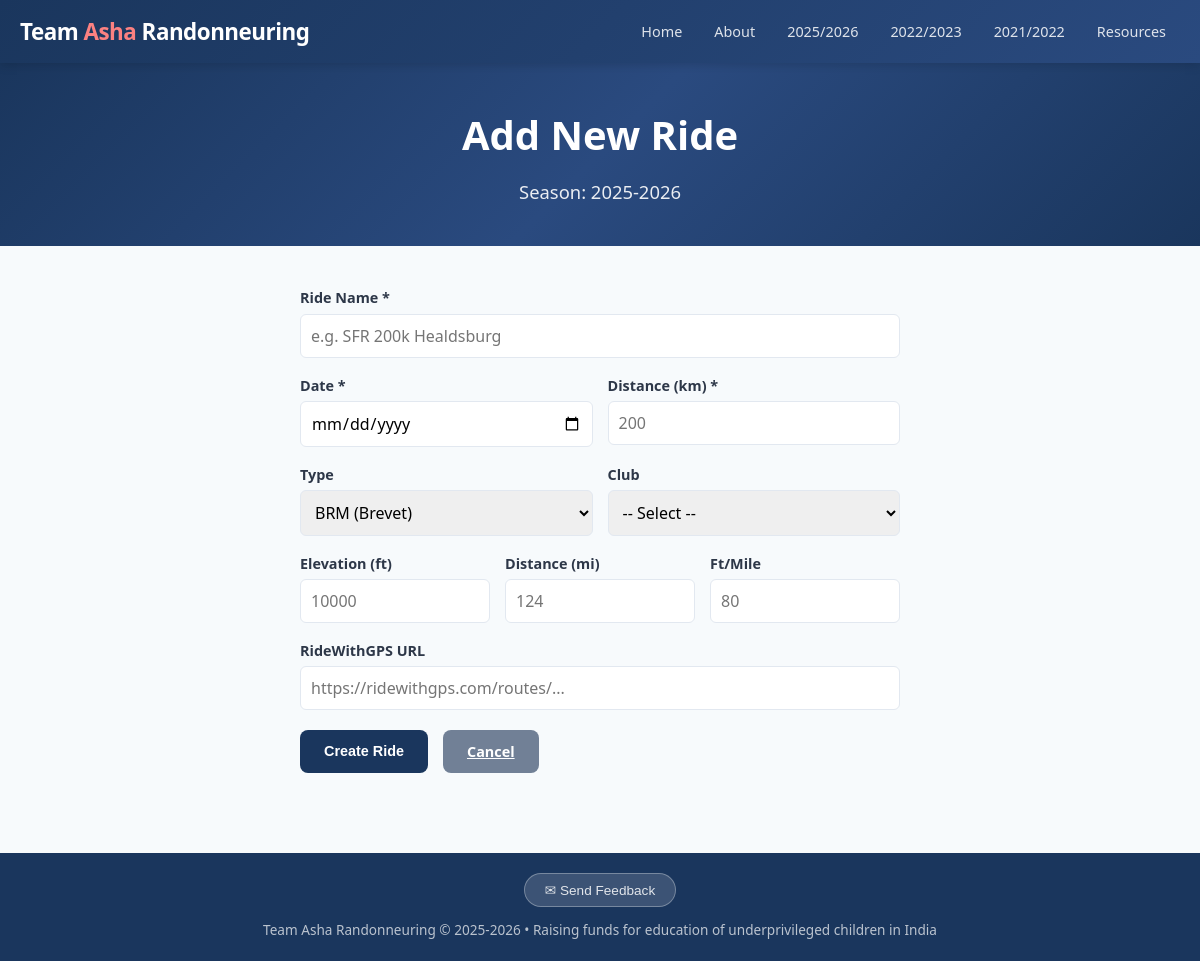
The app's page /admin/rides/new (signed in) with its own data.
### tables this page shows
CREATE TABLE season (
        id INTEGER PRIMARY KEY AUTOINCREMENT,
        name TEXT UNIQUE NOT NULL,
        start_date DATE,
        end_date DATE,
        is_current BOOLEAN DEFAULT 0
    );

### routes/admin.py (the view, shortened to what this page needs)
@admin_bp.route('/rides/new', methods=['GET', 'POST'])
@login_required
def add_ride():
    current = get_current_season()
    clubs = get_clubs()
    return render_template('admin/add_ride.html', season=current, clubs=clubs)

### app.py (called while the page is built)
def create_app():
    app = Flask(__name__)
    app.config.from_object(Config)
    db.init_app(app)
    from routes.main import main_bp
    from routes.riders import riders_bp
    from routes.signup import signup_bp
    from routes.admin import admin_bp
    app.register_blueprint(main_bp)
    app.register_blueprint(riders_bp)
    app.register_blueprint(signup_bp, url_prefix='/signup')
    app.register_blueprint(admin_bp, url_prefix='/admin')
    @app.template_filter('commafy')
    def commafy_filter(value):
        try:
            return f"{int(value):,}"
        except (ValueError, TypeError):
            return value
    @app.context_processor
    def inject_helpers():
        from models import get_all_seasons, get_current_season
        return dict(
            seasons=get_all_seasons(),
            current_season=get_current_season(),
        )
    return app

### auth.py (called while the page is built)
def login_required(f):
    @wraps(f)
    def decorated(*args, **kwargs):
        if not session.get('logged_in'):
            return redirect(url_for('admin.login', next=request.path))
        return f(*args, **kwargs)
    return decorated

### db.py (called while the page is built)
def get_db():
    if 'db' not in g:
        g.db = sqlite3.connect(current_app.config['DB_PATH'])
        g.db.row_factory = sqlite3.Row
        g.db.execute("PRAGMA foreign_keys = ON")
    return g.db

### models.py (called while the page is built)
def get_all_seasons():
    return get_db().execute("SELECT * FROM season ORDER BY start_date DESC").fetchall()

def get_current_season():
    return get_db().execute("SELECT * FROM season WHERE is_current = 1").fetchone()

def get_clubs():
    return get_db().execute("SELECT * FROM club ORDER BY name").fetchall()

### templates/admin/add_ride.html (shortened to what this page needs)
{% extends "base.html" %}
{% block content %}
<div class="hero" style="padding:40px 20px;">
<h1>Add New Ride</h1>
<p>Season: {{ season.name }}</p>
</div>
<div class="container section" style="max-width:600px;">
<form method="post">
<div class="form-group">
<label for="name">Ride Name *</label>
<input type="text" id="name" name="name" required placeholder="e.g. SFR 200k Healdsburg"
       style="width:100%;padding:10px;border:1px solid var(--border);border-radius:6px;font-size:1rem;">
</div>
<div style="display:grid;grid-template-columns:1fr 1fr;gap:15px;">
<div class="form-group">
<label for="date">Date *</label>
<input type="date" id="date" name="date" required
       style="width:100%;padding:10px;border:1px solid var(--border);border-radius:6px;font-size:1rem;">
</div>
<div class="form-group">
<label for="distance_km">Distance (km) *</label>
<input type="number" id="distance_km" name="distance_km" required placeholder="200"
       style="width:100%;padding:10px;border:1px solid var(--border);border-radius:6px;font-size:1rem;">
</div>
</div>
<div style="display:grid;grid-template-columns:1fr 1fr;gap:15px;">
<div class="form-group">
<label for="ride_type">Type</label>
<select id="ride_type" name="ride_type"
        style="width:100%;padding:10px;border:1px solid var(--border);border-radius:6px;font-size:1rem;">
<option value="BRM">BRM (Brevet)</option>
</select>
</div>
<div class="form-group">
<label for="club_id">Club</label>
<select id="club_id" name="club_id"
        style="width:100%;padding:10px;border:1px solid var(--border);border-radius:6px;font-size:1rem;">
<option value="">-- Select --</option>
</select>
</div>
</div>
<div style="display:grid;grid-template-columns:1fr 1fr 1fr;gap:15px;">
<div class="form-group">
<label for="elevation_ft">Elevation (ft)</label>
<input type="number" id="elevation_ft" name="elevation_ft" placeholder="10000"
       style="width:100%;padding:10px;border:1px solid var(--border);border-radius:6px;font-size:1rem;">
</div>
<div class="form-group">
<label for="distance_miles">Distance (mi)</label>
<input type="number" id="distance_miles" name="distance_miles" step="0.1" placeholder="124"
       style="width:100%;padding:10px;border:1px solid var(--border);border-radius:6px;font-size:1rem;">
</div>
<div class="form-group">
<label for="ft_per_mile">Ft/Mile</label>
<input type="number" id="ft_per_mile" name="ft_per_mile" step="0.1" placeholder="80"
       style="width:100%;padding:10px;border:1px solid var(--border);border-radius:6px;font-size:1rem;">
</div>
</div>
<div class="form-group">
<label for="rwgps_url">RideWithGPS URL</label>
<input type="url" id="rwgps_url" name="rwgps_url" placeholder="https://ridewithgps.com/routes/..."
       style="width:100%;padding:10px;border:1px solid var(--border);border-radius:6px;font-size:1rem;">
</div>
<div style="display:flex;gap:15px;margin-top:20px;">
<button type="submit" class="btn btn-primary">Create Ride</button>
<a href="{{ url_for('admin.dashboard') }}" class="btn" style="background:var(--text-light);color:#fff;">Cancel</a>
</div>
</form>
</div>
{% endblock %}

### templates/base.html (shortened to what this page needs)
<!DOCTYPE html>
<html lang="en">
<head>
<link rel="stylesheet" href="{{ url_for('static', filename='style.css') }}">
</head>
<body>
<header>
<div class="header-inner">
<div class="logo"><a href="{{ url_for('main.index') }}">Team <span>Asha</span> Randonneuring</a></div>
<nav>
    <a href="{{ url_for('main.index') }}" {% if request.endpoint == 'main.index' %}class="active"{% endif %}>Home</a>
    <a href="{{ url_for('main.about') }}" {% if request.endpoint == 'main.about' %}class="active"{% endif %}>About</a>
    {% for s in seasons %}
    {% set is_active = request.view_args.get('season_name') == s.name and (request.endpoint == 'riders.season_riders' or request.endpoint == 'riders.upcoming_brevets') %}
    {% if s.is_current %}
    <div class="nav-dropdown">
        <a href="{{ url_for('riders.season_riders', season_name=s.name) }}" {% if is_active %}class="active"{% endif %}>{{ s.name[:4] }}/{{ s.name[5:] }}</a>
    </div>
    {% else %}
    <a href="{{ url_for('riders.season_riders', season_name=s.name) }}"
       {% if is_active %}class="active"{% endif %}>
       {{ s.name[:4] }}/{{ s.name[5:] }}
    </a>
    {% endif %}
    {% endfor %}
    <a href="{{ url_for('main.resources') }}" {% if request.endpoint == 'main.resources' %}class="active"{% endif %}>Resources</a>
</nav>
</div>
</header>
{% block content %}{% endblock %}
<footer>
<div class="container">
<div style="margin-bottom:12px;">
<button class="feedback-btn" onclick="document.getElementById('feedback-modal').style.display='flex'">&#x2709; Send Feedback</button>
</div>
Team Asha Randonneuring &copy; 2025-2026 &bull; Raising funds for education of underprivileged children in India
</div>
</footer>
</body>
</html>

### static/style.css (style rules this page uses)
:root { --primary: #1a365d; --accent: #e53e3e; --accent-light: #fc8181; --bg: #f7fafc; --card-bg: #ffffff; --text: #2d3748; --text-light: #718096; --border: #e2e8f0; --success: #38a169; --warning: #d69e2e; --danger: #e53e3e; }
* { margin: 0; padding: 0; box-sizing: border-box; }
body { font-family: 'Segoe UI', system-ui, -apple-system, sans-serif; background: var(--bg); color: var(--text); line-height: 1.6; }
.container { max-width: 1200px; margin: 0 auto; padding: 0 20px; }
header { background: linear-gradient(135deg, var(--primary) 0%, #2a4a7f 100%); color: white; padding: 0; position: sticky; top: 0; z-index: 100; box-shadow: 0 2px 10px rgba(0,0,0,0.15); }
.header-inner { display: flex; align-items: center; justify-content: space-between; padding: 12px 20px; max-width: 1200px; margin: 0 auto; }
.logo { font-size: 1.4rem; font-weight: 700; letter-spacing: -0.5px; }
.logo span { color: var(--accent-light); }
.logo a { color: inherit; text-decoration: none; }
nav { display: flex; gap: 4px; flex-wrap: wrap; }
nav a { color: rgba(255,255,255,0.85); text-decoration: none; padding: 8px 14px; border-radius: 6px; font-size: 0.9rem; font-weight: 500; transition: all 0.2s; }
.hero { background: linear-gradient(135deg, var(--primary) 0%, #2a4a7f 50%, #1a365d 100%); color: white; padding: 60px 20px; text-align: center; }
.hero h1 { font-size: 2.5rem; margin-bottom: 10px; font-weight: 800; }
.hero p { font-size: 1.15rem; opacity: 0.9; max-width: 700px; margin: 0 auto; }
.section { padding: 40px 0; }
footer { background: var(--primary); color: rgba(255,255,255,0.7); text-align: center; padding: 20px; margin-top: 40px; font-size: 0.85rem; }
.nav-dropdown { position: relative; display: inline-block; }
.nav-dropdown > a { color: rgba(255,255,255,0.85); text-decoration: none; padding: 8px 14px; border-radius: 6px; font-size: 0.9rem; font-weight: 500; transition: all 0.2s; display: inline-block; }
.nav-dropdown::after { content: ''; position: absolute; top: 100%; left: 0; width: 100%; height: 10px; }
.form-group { margin-bottom: 16px; }
.form-group label { display: block; font-weight: 600; margin-bottom: 4px; font-size: 0.9rem; }
.form-group input, .form-group select, .form-group textarea { width: 100%; padding: 10px 12px; border: 1px solid var(--border); border-radius: 8px; font-size: 0.9rem; font-family: inherit; }
.btn { display: inline-block; padding: 10px 24px; border-radius: 8px; font-weight: 600; font-size: 0.9rem; cursor: pointer; border: none; transition: opacity 0.2s; }
.btn-primary { background: var(--primary); color: white; }
.feedback-btn { display: inline-block; padding: 8px 20px; background: rgba(255,255,255,0.15); color: rgba(255,255,255,0.85); border: 1px solid rgba(255,255,255,0.3); border-radius: 20px; font-size: 0.85rem; font-weight: 500; cursor: pointer; transition: all 0.2s; }

### records on screen
season: name "2025", name "2026", name "2025-2026"
season: name "2022", name "2023"
season: name "2021", name "2022"
